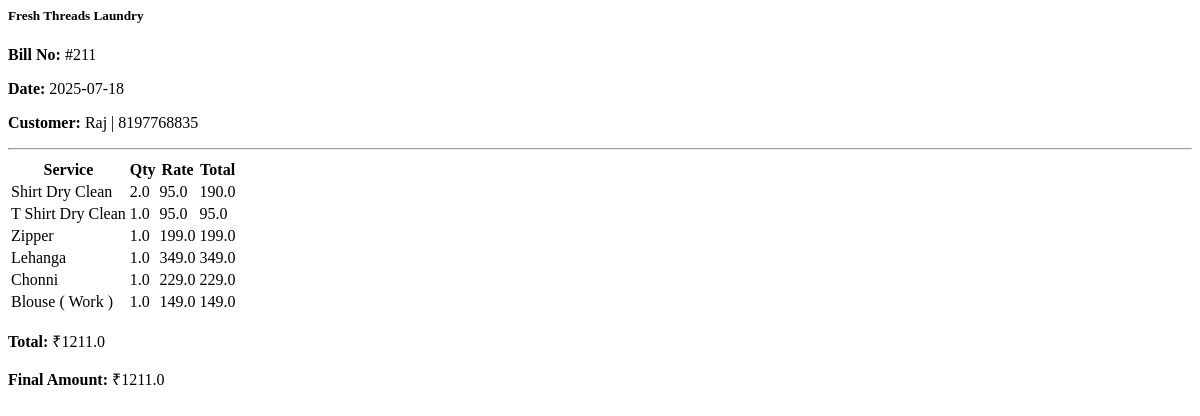
Screenshot of /bill/211/embed with the database file from the repository.
### tables this page shows
CREATE TABLE bills (
    id INTEGER PRIMARY KEY AUTOINCREMENT,
    customer_id INTEGER NOT NULL,
    date TEXT DEFAULT CURRENT_TIMESTAMP,
    total REAL,
    pickup_date TEXT,
    pickup_time TEXT,
    delivery_date TEXT,
    dropoff_time TEXT,
    pickup_address TEXT, order_type TEXT DEFAULT 'Walk-in', discount_type TEXT DEFAULT 'Amount', discount_value REAL DEFAULT 0, advance_paid REAL DEFAULT 0, balance_amount REAL DEFAULT 0, void INTEGER DEFAULT 0,
    FOREIGN KEY (customer_id) REFERENCES customers(id)
);

CREATE TABLE customers (
    id INTEGER PRIMARY KEY AUTOINCREMENT,
    name TEXT NOT NULL,
    phone TEXT NOT NULL UNIQUE,
    email_address TEXT,
    address TEXT,
    customer_type TEXT
);

CREATE TABLE bill_items (
    id INTEGER PRIMARY KEY AUTOINCREMENT,
    bill_id INTEGER NOT NULL,
    service_id INTEGER,
    service_name TEXT NOT NULL,
    qty REAL NOT NULL,  -- ✅ now allows decimals
    rate REAL NOT NULL,
    total REAL NOT NULL, items INTEGER DEFAULT 1,
    FOREIGN KEY (bill_id) REFERENCES bills(id),
    FOREIGN KEY (service_id) REFERENCES services(id)
);

### app.py (the view)
@app.route("/bill/<int:bill_id>/embed")
def bill_embed(bill_id):
    conn = sqlite3.connect(DB_PATH)
    conn.row_factory = sqlite3.Row
    cur = conn.cursor()
    cur.execute("""
        SELECT b.*, c.name AS customer_name, c.phone AS customer_phone
        FROM bills b
        JOIN customers c ON b.customer_id = c.id
        WHERE b.id = ?
    """, (bill_id,))
    bill = cur.fetchone()
    cur.execute("SELECT * FROM bill_items WHERE bill_id = ?", (bill_id,))
    items = cur.fetchall()
    conn.close()
    if not bill:
        return "Bill not found", 404
    return render_template("invoice_embed.html", bill=bill, items=items)

### templates/invoice_embed.html (shortened to what this page needs)
<div class="invoice-preview p-3 border rounded shadow-sm">
  <h5 class="mb-1">Fresh Threads Laundry</h5>
  <p class="mb-1"><strong>Bill No:</strong> #{{ bill.id }}</p>
  <p class="mb-1"><strong>Date:</strong> {{ bill.date[:10] }}</p>
  <p class="mb-1"><strong>Customer:</strong> {{ bill.customer_name }} | {{ bill.customer_phone }}</p>
  <hr>
  <table class="table table-sm table-bordered">
    <thead>
      <tr>
        <th>Service</th>
        <th>Qty</th>
        <th>Rate</th>
        <th>Total</th>
      </tr>
    </thead>
    <tbody>
      {% for item in items %}
      <tr>
        <td>{{ item.service_name }}</td>
        <td>{{ item.qty }}</td>
        <td>{{ item.rate }}</td>
        <td>{{ item.total }}</td>
      </tr>
      {% endfor %}
    </tbody>
  </table>
  <div class="text-end">
    <p><strong>Total:</strong> ₹{{ bill.total }}</p>
    <p><strong>Final Amount:</strong> ₹{{ bill.balance_amount }}</p>
  </div>
</div>

### templates/invoice_embed.html (style rules this page uses)
.invoice-preview { position: relative; }

### rows the page displays
bills: id "211", date "2025-07-18", total "1211.0", balance_amount "1211.0"
customers: customer_name "Raj", customer_phone "8197768835"
bill_items: service_name "Shirt Dry Clean", qty "2.0", rate "95.0", total "190.0"
bill_items: service_name "T Shirt Dry Clean", qty "1.0", rate "95.0", total "95.0"
bill_items: service_name "Zipper", qty "1.0", rate "199.0", total "199.0"
bill_items: service_name "Lehanga", qty "1.0", rate "349.0", total "349.0"
bill_items: service_name "Chonni", qty "1.0", rate "229.0", total "229.0"
bill_items: service_name "Blouse ( Work )", qty "1.0", rate "149.0", total "149.0"
